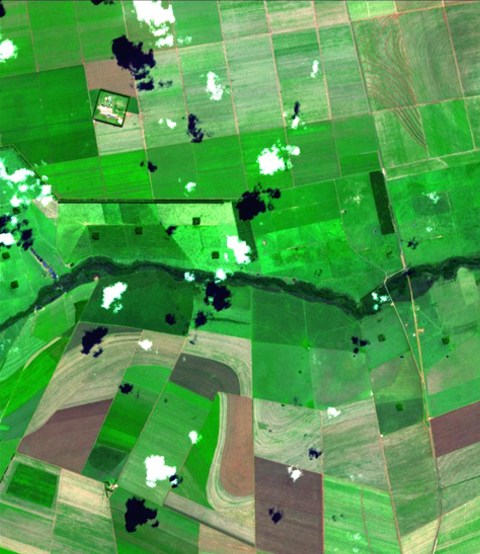
#> input picture notebooks/data/Brazil.png, 480 x 554 px; its folder holds 4 pictures in this run
$ jupyter execute --allow-errors 'Field Location Prediction.ipynb'   (shell and % lines are left out)   (Python 2 division)
#> lines starting #> are read from the running program, lines starting #| are printed output that depends on the picture
# Geographical Field Location Prediction Example
This is based on parts of the caffe2 MNIST tutorials at https://github.com/caffe2/tutorials/blob/master/create_your_own_dataset.ipynb and https://github.com/caffe2/tutorials/blob/master/MNIST.ipynb and uses six public NASA satellite images.

[cell 1]
%pylab inline

[cell 2]
import skimage
from skimage import io

[cell 3]
from sklearn.feature_extraction import image

[cell 4]
import os

[cell 5]
from __future__ import absolute_import
from __future__ import division
from __future__ import print_function
from __future__ import unicode_literals

import numpy as np
from matplotlib import pyplot
from io import StringIO
import operator

from caffe2.proto import caffe2_pb2
import caffe2.python.predictor.predictor_exporter as pe
from caffe2.python import (
    brew,
    core,
    utils,
    model_helper,
    net_drawer,
    optimizer,
    visualize,
    workspace,
)

[cell 6]
# [10 lines left out: function my_db_input, not called in this run]

brew.Register(my_db_input)

# Load Field Images
There are six images of fields in different geographical locations.  They look different and we will train a LeNet to distinguish patches between the locations using caffe2.

[cell 7]
[_ for _ in os.listdir('data') if _.endswith('.png')]

[cell 8]
from caffe2.python import visualize

[cell 9]
images = []
for filename in os.listdir('data'):
    if filename.endswith('.png'):
        img = io.imread('data/%s'%filename)
#> img is the input picture: shape (554, 480, 4); mean R, G, B, A 80.3, 155.3, 77.4, 255
        images.append(img[:,:,:3].tolist())
images = np.array(images)
images = np.moveaxis(images,3,1)
pyplot.figure()
pyplot.title("Field Images")
#> (the rest of this cell did not finish here and is left out)

### Extract random 60x60 RGB patches from each image

[cell 10]
np.random.seed(123)
features = []
str_labels = []
#> (the rest of this cell did not finish here and is left out)

### Convert to NCWH format

#> (a cell that did not finish here is left out)

#> (a cell that did not finish here is left out)

### Check some patches
Each of these patches come from a known geographical location.  The LeNet will learn to predict where a patch came from.

[cell 13]
pyplot.figure()
pyplot.title("Training Data Sample")
#> (the rest of this cell did not finish here and is left out)

### Build a mapping from location to unique integer id
The integers in labels will be used by caffe2 for one-hot-encoding later.

[cell 14]
loc2id = dict(zip(sorted(set(str_labels)),range(len(set(str_labels)))))
loc2id

[cell 15]
id2loc = dict(zip(range(len(set(str_labels))),sorted(set(str_labels))))
id2loc

[cell 16]
labels = np.array([loc2id[_] for _ in str_labels])

## Extract a random set of patches for training
Use the rest for testing

[cell 17]
np.random.seed(123)

random_index = np.random.permutation(len(str_labels))
#> (the rest of this cell did not finish here and is left out)

### Write the train and test sets to minidb files
Caffe2 will use these as inputs

[cell 18]
data_folder = os.path.join('data')
train_path = os.path.join(data_folder,'geo_train.minidb')
test_path = os.path.join(data_folder,'geo_test.minidb')

[cell 19]
# [16 lines left out: function write_db, not called in this run]

#> (the rest of this cell did not finish here and is left out)

## Define functions derived from caffe2 MNIST tutorial
https://github.com/caffe2/tutorials/blob/master/MNIST.ipynb

[cell 20]
# [21 lines left out: function AddInput, not called in this run]

[cell 21]
# [26 lines left out: function AddModel, not called in this run]

[cell 22]
# [4 lines left out: function AddAccuracy, not called in this run]

[cell 23]
# [18 lines left out: function AddTrainingOperators, not called in this run]

[cell 24]
# [8 lines left out: function enableGPU, not called in this run]

### Define the train, test, and deploy models using the functions above

[cell 25]
#### Train Model
# Specify the data will be input in NCHW order
#  (i.e. [batch_size, num_channels, height, width])
arg_scope = {"order": "NCHW"}
# Create the model helper for the train model
#> (the rest of this cell did not finish here and is left out)

[cell 26]
from IPython import display
#> (the rest of this cell did not finish here and is left out)

## Initialize the train model

#> (a cell that did not finish here is left out)

### Train and track progress

[cell 28]
# Set the iterations number and track the accuracy & loss
total_iters = 1000
accuracy = []
loss = []

# MAIN TRAINING LOOP!
# Now, we will manually run the network for 200 iterations.
#> (the rest of this cell did not finish here and is left out)

[cell 29]
# After the execution is done, let's plot the values.
pyplot.plot(loss, 'b')
pyplot.plot(accuracy, 'r')
pyplot.title("Summary of Training Run")
pyplot.xlabel("Iteration")
pyplot.legend(('Loss', 'Accuracy'), loc='upper right')
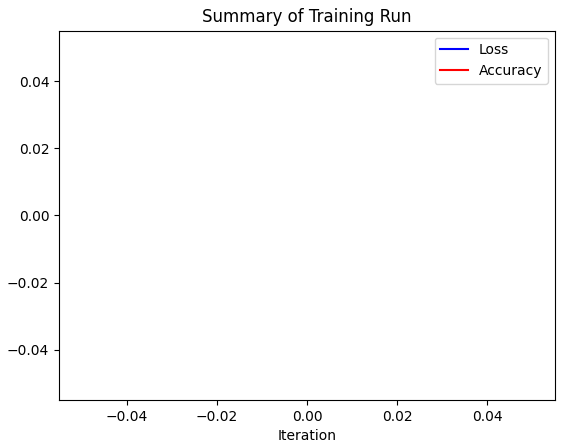
#> figure drawn by matplotlib, 1 panel
